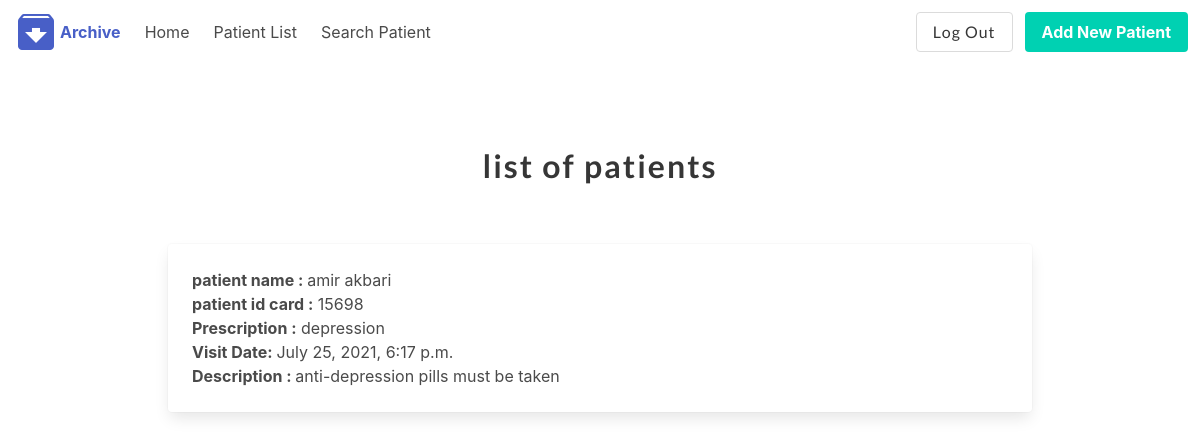
/patient/3/Prescription (signed in), run on the app's committed database.
### patienthistory/models.py (models this page shows, shortened)
class Patient(models.Model):
    drId = models.ForeignKey(User, on_delete=models.CASCADE, default=1)
    first_name = models.CharField(max_length=50, null=True, blank=True)
    last_name = models.CharField(max_length=50, null=True, blank=True)
    picture = models.ImageField(upload_to='profile_pics', blank=True, null=True, verbose_name='Picture')
    phone = models.CharField(max_length=50, null=True, blank=True)
    about = models.TextField(max_length=300, null=True, blank=True)
    email = models.CharField(max_length=50, null=True, blank=True)
    Id_card_number = models.CharField(max_length=50, null=True, blank=True)
    location = models.CharField(max_length=50, null=True, blank=True)
    illness = models.CharField(max_length=50, null=True, blank=True)

class PatientHistory(models.Model):
    PatientId = models.ForeignKey(Patient, on_delete=models.CASCADE, blank=True, null=True)
    Prescription = models.TextField(max_length=300, null=True, blank=True)
    nextVisit = models.DateTimeField(null=True, blank=True)
    picture = models.ImageField(upload_to='profile_pics', blank=True, null=True, verbose_name='Picture')
    VisitDate = models.DateTimeField(auto_now_add=True, blank=True)
    Description = models.TextField(max_length=300, null=True, blank=True)

### patienthistory/views.py (the view)
# urls.py: path('<history>/Prescription', views.Prescription, name='Prescription'),
@login_required
def Prescription(request, history):
    history = PatientHistory.objects.get(id=history)
    username = Patient.objects.get(id=history.PatientId_id)
    context = {'history': history,
               'username': username
               }
    return render(request, 'patienthistory/Prescription.html', context)

### patienthistory/templates/patienthistory/Prescription.html (shortened to what this page needs)
{% extends 'patienthistory/base.html' %}
{% block content %}
    <section class="section">
        <div class="container">
            <div class="columns is-mobile is-centered">
                <div class="column">
                    <br>
                    <div class="column">
                        <h1 class="title" style="text-align: center">
                            list of patients
                        </h1>
                    </div>
                    <section class="section">
                        <div class="container">
                            <div class="card">
                                <div class="card-content">
                                    <div class="content">
                                       <b> patient name : </b>{{ username.first_name }} {{ username.last_name }} <br>
                                       <b>patient id card :</b>  {{ username.Id_card_number }} <br>
                                        <b>Prescription :</b> {{ history.Prescription }} <br>
                                       <b>Visit Date: </b> {{ history.VisitDate }} <br>
                                        {% if history.Description %}
                                           <b>Description : </b> {{ history.Description }} <br>
                                        {% endif %}
                                    </div>
                                </div>
                            </div>
                        </div>
                    </section>
                </div>
            </div>
        </div>
    </section>
{% endblock %}

### patienthistory/static/patienthistory/style.css (style rules this page uses)
body { margin:0; }
h1 { font-family: 'Lato', sans-serif; font-weight:300; letter-spacing: 2px; font-size:48px; }

### data on the page
Patient: first_name "amir", last_name "akbari", Id_card_number "15698"
PatientHistory: Prescription "depression", VisitDate "July 25, 2021, 6:17 p.m.", Description "anti-depression pills must be taken"
